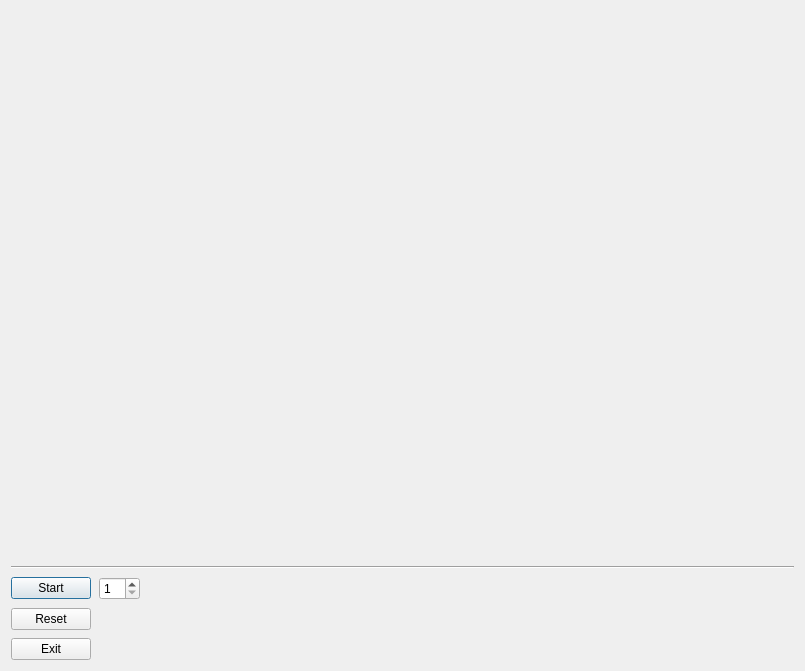
<?xml version="1.0" encoding="UTF-8"?>
<ui version="4.0">
 <class>Dialog</class>
 <widget class="QDialog" name="Dialog">
  <property name="geometry">
   <rect>
    <x>0</x>
    <y>0</y>
    <width>805</width>
    <height>671</height>
   </rect>
  </property>
  <property name="windowTitle">
   <string>GaltonBrett</string>
  </property>
  <property name="sizeGripEnabled">
   <bool>false</bool>
  </property>
  <layout class="QVBoxLayout" name="verticalLayout" stretch="1,0,0">
   <property name="spacing">
    <number>8</number>
   </property>
   <property name="sizeConstraint">
    <enum>QLayout::SetDefaultConstraint</enum>
   </property>
   <item>
    <widget class="Canvas" name="canvas" native="true"/>
   </item>
   <item>
    <widget class="Line" name="line">
     <property name="orientation">
      <enum>Qt::Horizontal</enum>
     </property>
    </widget>
   </item>
   <item>
    <layout class="QGridLayout" name="gridLayout" rowstretch="0,0,0,0,0,0,0">
     <property name="leftMargin">
      <number>0</number>
     </property>
     <property name="topMargin">
      <number>0</number>
     </property>
     <property name="rightMargin">
      <number>0</number>
     </property>
     <property name="bottomMargin">
      <number>0</number>
     </property>
     <property name="spacing">
      <number>8</number>
     </property>
     <item row="4" column="0">
      <widget class="QPushButton" name="startButton">
       <property name="text">
        <string>Start</string>
       </property>
      </widget>
     </item>
     <item row="5" column="0">
      <widget class="QPushButton" name="resetButton">
       <property name="text">
        <string>Reset</string>
       </property>
      </widget>
     </item>
     <item row="6" column="0">
      <widget class="QPushButton" name="exitButton">
       <property name="text">
        <string>Exit</string>
       </property>
      </widget>
     </item>
     <item row="4" column="2">
      <spacer name="horizontalSpacer">
       <property name="orientation">
        <enum>Qt::Horizontal</enum>
       </property>
       <property name="sizeType">
        <enum>QSizePolicy::Expanding</enum>
       </property>
       <property name="sizeHint" stdset="0">
        <size>
         <width>10</width>
         <height>20</height>
        </size>
       </property>
      </spacer>
     </item>
     <item row="4" column="1">
      <widget class="QSpinBox" name="numBalls">
       <property name="minimum">
        <number>1</number>
       </property>
      </widget>
     </item>
    </layout>
   </item>
  </layout>
 </widget>
 <layoutdefault spacing="6" margin="11"/>
 <customwidgets>
  <customwidget>
   <class>Canvas</class>
   <extends>QWidget</extends>
   <header>canvas.h</header>
   <container>1</container>
  </customwidget>
 </customwidgets>
 <resources/>
 <connections/>
</ui>
